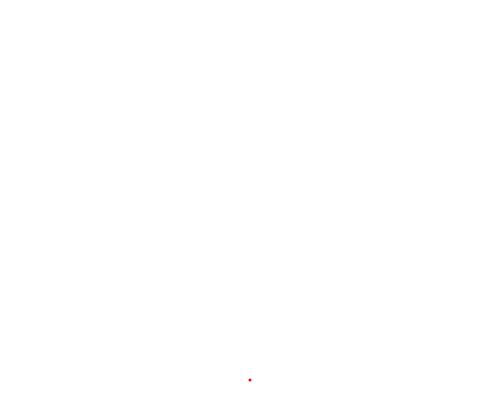
Frame 1 (no input)
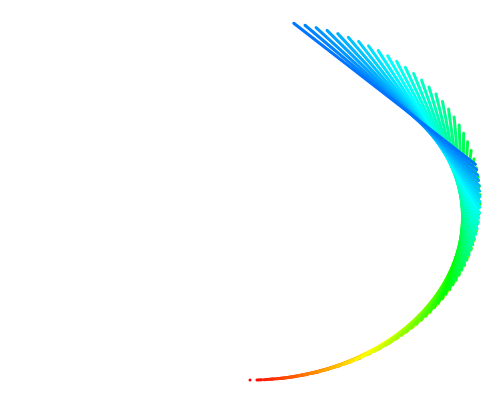
Frame 60 (no input)
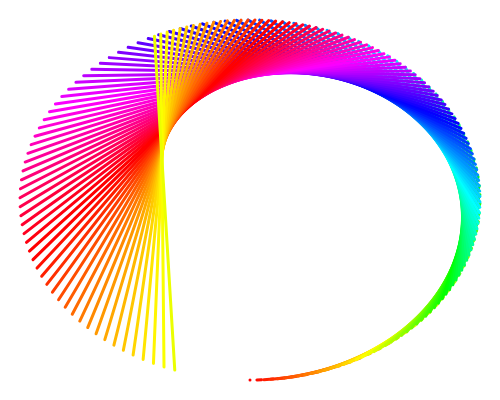
Frame 120 (the mouse pressed at the canvas centre since frame 60)

The p5.js sketch that drew these frames (run headless with seeded random() and noise() and a simulated clock; from frame 60 on, the mouse is pressed at the canvas centre):

// p5.js sketch
// ── sketch.js
var a = 0;
var b = 0;
var co = 0;
function setup() {
  createCanvas(500,400);
  background(255);
  colorMode(HSB,100);
  strokeWeight(3);
}

function draw() {
  var x0 = map(sin(a), -1, 1, 20, width - 20);
  var y0 = map(cos(a), -1, 1, 20, height - 20);
  
  var x1 = map(sin(b), -1, 1, 20, width - 20);
  var y1 = map(cos(b), -1, 1, 20, height - 20);
  
  stroke(co,100,100);
  line(x0,y0,x1,y1);
  a = a + 0.03;
  b = b + 0.05;
  co = co + 1;
  if (co > 100){ co = 0; }
  console.log(co);
}
